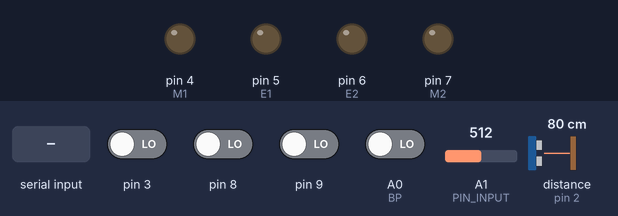
Bench run of a sketch on a simulated Arduino Uno, built with avr-gcc and run on an emulated ATmega328P. On the bench: output pins drawn as LEDs (lit = HIGH). The inputs (shaded band) are chosen by the test bench; at power-on: A0 (BP), pin 3, pin 8, pin 9 LOW, A1 (PIN_INPUT) = 512, distance to the obstacle (sensor on pin 2) 80 cm.

Above: at 1.2 s.
1.3 s: "1" received over the second serial link
At 1.6 s:
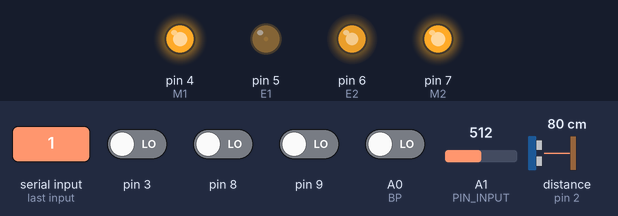
2.8 s: A0 (BP) driven HIGH
At 3.2 s:
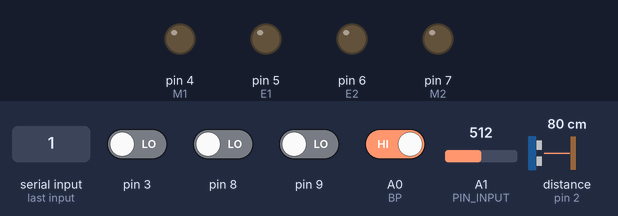
Timing chart, 0 to 5.8 s (numbered marks = the images above; inputs shaded):
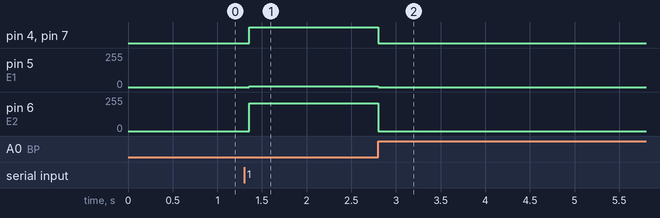

The sketch:

boucle_fermee_simple.ino
```cpp
#include <SoftwareSerial.h>
#include <Ultrasonic.h>

SoftwareSerial mySerial(12, 13); // broshes TX, RX
#define E1 5
#define E2 6
#define M1 4
#define M2 7
#define BP A0
#define PIN_INPUT A1
bool CAPG, CAPC, CAPD;

Ultrasonic ultrasonic(2);
int val;

double Setpoint, Input, Output;


void setup() {
  mySerial.begin(9600);
  pinMode(3, INPUT);
  pinMode(8, INPUT);
  pinMode(9, INPUT);
  pinMode(BP, INPUT);
  pinMode(M1, OUTPUT);
  pinMode(M2, OUTPUT);

  Input = analogRead(PIN_INPUT);
  Setpoint = 100;
  Output = 100;
}

void loop() {
  Input = analogRead(PIN_INPUT);
  if (Setpoint>Input) {
    Output+=10;
  }
  else if (Setpoint<Input) {
    Output-=10;
  }
  app();
}

void app() {
  if (mySerial.available()) {

    val = mySerial.read();
    Serial.print(val);
    if (val == '1'){
      {line();}  }
    else if (val == '0')
      {arret();}
  }
  if (digitalRead(BP) == HIGH)
    {arret();}
}

void line() {
  CAPG = digitalRead(3);
  CAPC = digitalRead(8);
  CAPD = digitalRead(9);
  if (CAPC) {
    avancer();}
  if (CAPG) {
    gauche(); }
  if (CAPD) {
    droite(); }
  if (!CAPG && !CAPC && ! CAPD) {
    ult();
  }
}

void ult() {
long distance;
  distance = ultrasonic.read();
  delay(50);
  Serial.print(distance);
  Serial.println("cm");

  if(distance == 7){
    avancer();
}
  if(distance < 5) {
    droite();
}
  if(distance > 9){
    gauche();
}
}

void avancer() {
  digitalWrite(M1,HIGH);
  digitalWrite(M2,HIGH);
  analogWrite(E1,Output);
  analogWrite(E2,Output);

}
void gauche() {
  digitalWrite(M1,HIGH);
  digitalWrite(M2,HIGH);
  analogWrite(E1,Output);
  analogWrite(E2,Output-55);

}
void droite() {
  digitalWrite(M1, HIGH);
  digitalWrite(M2, HIGH);
  analogWrite(E1,Output-55);
  analogWrite(E2,Output);
}
void arret() {
    digitalWrite(M1, LOW);
  digitalWrite(M2, LOW);
  analogWrite(E1,0);
  analogWrite(E2,0);
}
```

Measured:
- after the input at 1.3 s, pin 4 (M1), pin 7 (M2): LOW → HIGH after 0.06 s; pin 5 (E1): 0/255 → 6/255 after 0.06 s; pin 6 (E2): 0/255 → 207/255 after 0.06 s
- after the input at 2.8 s, pin 4 (M1), pin 7 (M2): HIGH → LOW at once; pin 5 (E1): 6/255 → 0/255 at once; pin 6 (E2): 207/255 → 0/255 at once
